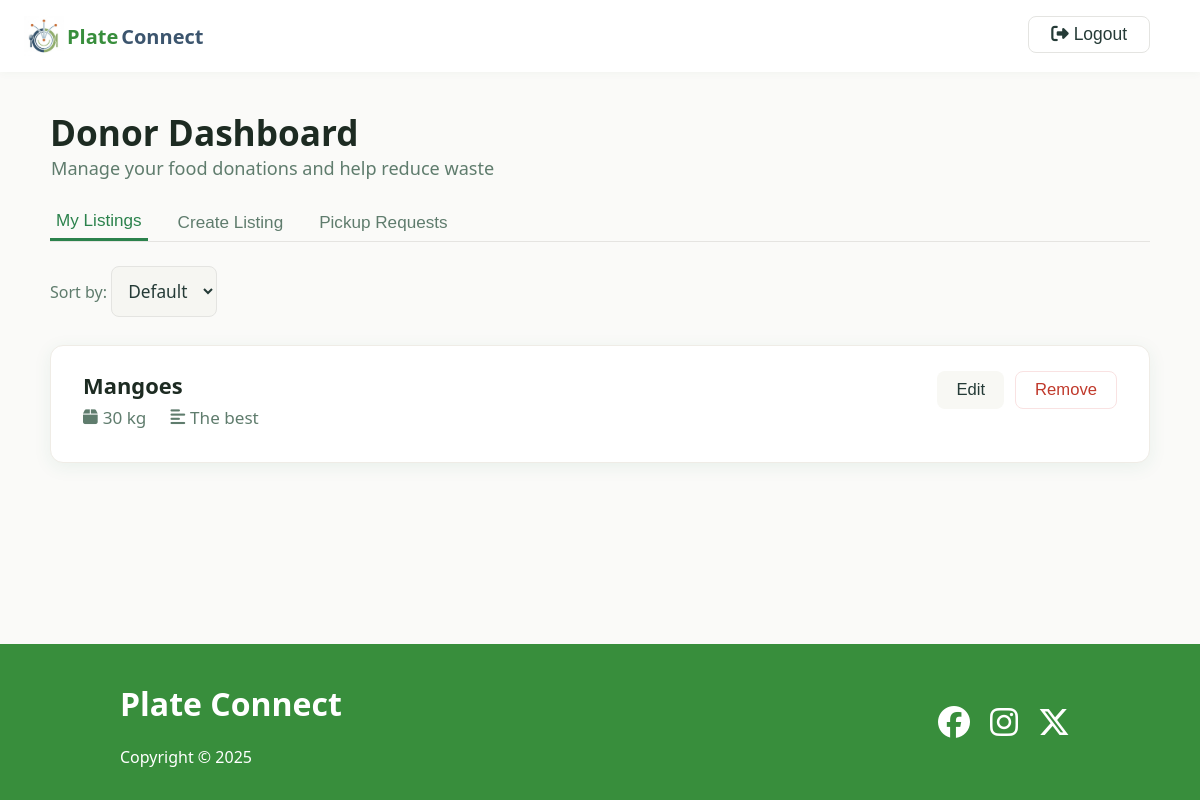
The app's page /donor_dashboard (signed in) with its own data.
### app.py (models this page shows)
class Listing(db.Model):
    id = db.Column(db.Integer, primary_key=True)
    donor_id = db.Column(db.Integer, db.ForeignKey('user.id'), nullable=False)
    food_type = db.Column(db.String(50), nullable=False)
    quantity = db.Column(db.String(50), nullable=False)
    description = db.Column(db.String(200))
    address = db.Column(db.String(200), nullable=False)  # redundant for easy access
    donor = db.relationship('User', backref='listings')

### app.py (the view)
@app.route('/donor_dashboard')
def donor_dashboard():
    donor_id = session.get('user_id')
    if donor_id is None:
        return redirect(url_for('login'))
    listings = Listing.query.filter_by(donor_id=donor_id).all()
    pickup_requests = []
    for listing in listings:
        requests = Request.query.filter_by(listing_id=listing.id).all()
        for req in requests:
            ngo_user = User.query.get(req.ngo_id)
            pickup_requests.append({'listing': listing, 'ngo': ngo_user, 'request': req})
    return render_template(
        'donor_dashboard.html',
        listings=listings,
        pickup_requests=pickup_requests
    )

### templates/donor_dashboard.html (shortened to what this page needs)
<!DOCTYPE html>
<html lang="en">
<head>
    <link rel="stylesheet" href="{{ url_for('static', filename='style.css') }}">
    <link rel="stylesheet" href="{{ url_for('static', filename='donor_dashboard.css') }}">
    <link rel="stylesheet" href="https://cdnjs.cloudflare.com/ajax/libs/font-awesome/6.4.2/css/all.min.css">
</head>
<body>
    <main>
        <header class="header">
            <div class="logo">
                <img src="../static/images/logo.png" alt="">
                <a href="/" class="logo-text green-font">Plate</a>
                <a href="/" class="logo-text dark-blue-font">Connect</a>
                <form class='logout' method="POST" action="{{ url_for('logout') }}">
                    <button type="submit" class="back-btn"><i class="fa fa-sign-out-alt"></i> Logout</button>
                </form>
            </div>
        </header>
        <div class="dashboard-container">
            <div class="dashboard-header">
                <div>
                    <h1 class="dashboard-title">Donor Dashboard</h1>
                    <div class="dashboard-subtitle">Manage your food donations and help reduce waste</div>
                </div>
            </div>
            <div class="dashboard-tabs">
                <button class="dashboard-tab active" onclick="showTab('listings')">My Listings</button>
                <button class="dashboard-tab" onclick="showTab('create')">Create Listing</button>
                <button class="dashboard-tab" onclick="showTab('requests')">Pickup Requests</button>
            </div>
            <div id="tab-listings" class="listings-table">
                {% if listings %}
                <div style="margin-bottom: 8px;">
                    <label for="sort-listings" style="font-weight: 500; color: #5f7c6d;">Sort by:</label>
                    <select id="sort-listings" onchange="sortListings()">
                        <option value="default">Default</option>
                    </select>
                </div>
                {% for listing in listings %}
                <div class="listing-card" data-id="{{ listing.id }}">
                    <div class="listing-details">
                        <div class="listing-title">
                            {{ listing.food_type }}
                        </div>
                        <div class="listing-meta">
                            <span><i class="fa fa-box icon"></i> {{ listing.quantity }}</span>
                            <span><i class="fa fa-align-left icon"></i> {{ listing.description }}</span>
                        </div>
                    </div>
                    <div class="listing-actions">
                        <button class="btn-edit"
                            onclick="editListing('{{ listing.id }}', '{{ listing.food_type|escape }}', '{{ listing.quantity|escape }}', '{{ listing.description|escape }}')">
                            Edit
                        </button>
                        <form method="POST" action="{{ url_for('remove_listing', listing_id=listing.id) }}">
                            <button type="submit" class="btn-remove">Remove</button>
                        </form>
                    </div>
                </div>
                {% endfor %}
                {% else %}
                <div style="color:#5f7c6d; font-size:1.13rem;">No listings yet.</div>
                {% endif %}
            </div>
        </div>
    </main>
    <footer class="footer">
        <div class="container">
            <div>
                <h1>Plate Connect</h1>
                <p>Copyright &copy; 2025</p>
            </div>
            <div class="social">
                <a href="#"><i class="fab fa-facebook fa-2x"></i></a>
                <a href="#"><i class="fab fa-instagram fa-2x"></i></a>
                <a href="#"><i class="fab fa-x-twitter fa-2x"></i></a>
            </div>
        </div>
    </footer>
</body>
</html>

### static/style.css (style rules this page uses)
:root { --green: #388e3c; --dark-green: #1b5e20; --dark-blue: #3C556E; }
html, body { height: 100%; margin: 0; }
body { display: flex; flex-direction: column; min-height: 100vh; }
main { flex: 1; }
.green-font { color: var(--green); }
.dark-blue-font { color: var(--dark-blue); }
body { background: #fafcfb; color: #1b5e20; font-family: 'Segoe UI', 'Arial', sans-serif; margin: 0; padding: 0; }
.header { display: flex; justify-content: space-between; align-items: center; background: #fff; box-shadow: 0 2px 8px rgba(27, 94, 32, 0.03); padding: 0 40px 0 24px; height: 72px; position: sticky; top: 0; z-index: 10; }
.logo { display: flex; align-items: flex-start; gap: 3px; justify-content: center; }
.logo img { height: 40px; }
.logo-text { display: flex; align-self: center; font-size: 1.25rem; font-weight: bold; text-decoration: none; cursor: pointer; transition: color 0.18s; }
.footer { padding: 1rem 0; background: var(--green); }
.footer .container { margin: 0 100px; padding: 0 20px; display: grid; grid-template-columns: repeat(2, 1fr); gap: 20px; height: 100%; color: white; background: var(--green); }
.footer .social { display: flex; justify-content: flex-end; align-items: center; }
.footer .social a { margin: 0 10px; color: white; transition: color 0.2s; }

### static/donor_dashboard.css (style rules this page uses)
body { font-family: 'Segoe UI', Arial, sans-serif; background: #fafaf8; color: #253b37; margin: 0; padding: 0; }
.header .logo { display: flex; justify-content: flex-start; width: 100%; }
.header .logo .logout { margin-left: auto; }
.dashboard-container { max-width: 1100px; margin: 0 auto; padding: 36px 0; }
.dashboard-header { display: flex; align-items: center; gap: 18px; margin-bottom: 8px; }
.back-btn { background: #fff; border: 1px solid #e4e4e1; border-radius: 8px; padding: 7px 22px; color: #253b37; font-size: 1.09rem; cursor: pointer; font-weight: 500; margin-right: 10px; transition: background 0.18s; }
.dashboard-title { font-size: 2.2rem; font-weight: 700; color: #1d2b22; margin: 0; }
.dashboard-subtitle { color: #5f7c6d; font-size: 1.13rem; margin-bottom: 22px; margin-left: 1px; }
.dashboard-tabs { display: flex; gap: 24px; border-bottom: 1px solid #e5e4e1; margin-bottom: 24px; }
.dashboard-tab { padding-bottom: 7px; font-weight: 500; font-size: 1.07rem; color: #5f7c6d; cursor: pointer; border: none; background: none; transition: color 0.18s; }
.dashboard-tab.active { color: #2b824c; border-bottom: 3px solid #2b824c; }
.listings-table { display: flex; flex-direction: column; gap: 18px; margin-top: 4px; }
.listing-card { background: #fff; border-radius: 13px; border: 1px solid #efece6; box-shadow: 0 4px 18px rgba(33, 122, 83, 0.08); padding: 25px 32px; display: flex; justify-content: space-between; align-items: flex-start; transition: box-shadow 0.18s; }
.listing-details { flex: 1; min-width: 0; }
.listing-title { font-size: 1.37rem; font-weight: 700; color: #1d2b22; margin-bottom: 6px; display: flex; gap: 10px; align-items: center; }
.listing-meta { display: flex; gap: 24px; flex-wrap: wrap; margin-bottom: 8px; color: #5f7c6d; font-size: 1.07rem; align-items: center; }
.listing-meta span { display: flex; align-items: center; gap: 5px; }
.listing-meta .icon { font-size: 1.05rem; }
.listing-actions { display: flex; flex-direction: row; gap: 11px; }
.btn-edit, .btn-remove { padding: 8px 19px; border-radius: 8px; font-size: 1.04rem; font-weight: 500; border: none; cursor: pointer; transition: background 0.18s, color 0.18s; background: #f8f8f4; color: #253b37; margin-bottom: 4px; }
.btn-remove { color: #c0392b; background: #fff; border: 1px solid #f9e2e2; }
input, textarea, select { background: #f6f6f2; border: 1px solid #e4e4e1; border-radius: 8px; padding: 12px; font-size: 1.08rem; color: #253b37; resize: vertical; font-family: inherit; margin-bottom: 2px; }

### records on screen
Listing: food_type "Mangoes", quantity "30 kg", description "The best"
